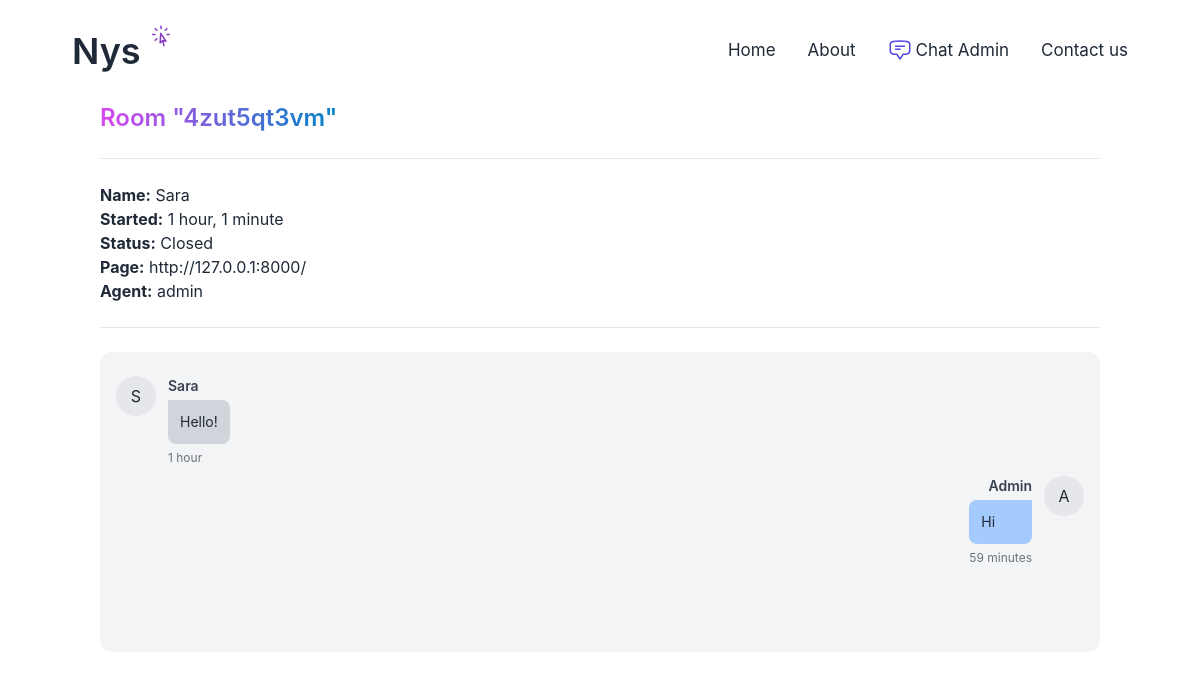
The page /chat-admin/4zut5qt3vm/ (signed in) on the database its author committed.
### chat/models.py (models this page shows, shortened)
class Room(models.Model):
    WAITING = "waiting"
    ACTIVE = "active"
    CLOSED = "closed"
    CHOICES_STATUS = [(WAITING, "Waiting"), (ACTIVE, "Active"), (CLOSED, "Closed")]
    uuid = models.CharField(max_length=255)
    client = models.CharField(max_length=255)
    agent = models.ForeignKey(
        User, related_name="rooms", blank=True, null=True, on_delete=models.SET_NULL
    )
    messages = models.ManyToManyField(Message, blank=True)
    url = models.CharField(max_length=255, blank=True, null=True)
    status = models.CharField(max_length=20, choices=CHOICES_STATUS, default=WAITING)
    created_at = models.DateTimeField(auto_now_add=True)
    class Meta:
        ordering: ["-created_at"]

class Message(models.Model):
    body = models.TextField()
    sent_by = models.CharField(max_length=255)
    created_at = models.DateTimeField(auto_now_add=True)
    created_by = models.ForeignKey(
        User, blank=True, null=True, on_delete=models.SET_NULL
    )
    class Meta:
        ordering: "created_at"

### account/models.py (models this page shows)
class User(AbstractBaseUser, PermissionsMixin):
    AGENT = 'agent'
    MANAGER = 'manager'
    ROLES_CHOICES = (
        (AGENT, 'Agent'),
        (MANAGER, 'Manager'),
    )
    id = models.UUIDField(primary_key=True, default=uuid.uuid4, editable=False)
    email = models.EmailField(unique=True)
    name = models.CharField(max_length=255, blank=True, default='')
    role = models.CharField(max_length=20, choices=ROLES_CHOICES, default=AGENT)
    is_active = models.BooleanField(default=True)
    is_superuser = models.BooleanField(default=False)
    is_staff = models.BooleanField(default=False)
    date_joined = models.DateTimeField(default=timezone.now)
    last_login = models.DateTimeField(blank=True, null=True)
    objects = CustomUserManager()
    USERNAME_FIELD = 'email'
    EMAIL_FIELD = 'email'
    REQUIRED_FIELDS = ['name']

### chat/views.py (the view)
# urls.py: path("chat-admin/<str:uuid>/", views.room, name="room"),
@login_required
def room(request, uuid):
    room = Room.objects.get(uuid=uuid)
    if room.status == Room.WAITING:
        room.status = Room.ACTIVE
        room.agent = request.user
        room.save()
    return render(request, "chat/room.html", {"room": room})

### chat/templatetags/chatextras.py (called while the page is built)
@register.filter(name="initials")
def initials(value):
    initials = ""
    for name in value.split(" "):
        if name and len(initials) < 3:
            initials += name[0].upper()
    return initials

### chat/templates/chat/room.html (shortened to what this page needs)
{% extends 'core/base.html' %}
{% load chatextras %}
{% load static %}
{% block content %}
<h1 class="text-2xl font-semibold text-gray-900 md:text-3xl lg:text-4xl"><span class="text-transparent bg-clip-text bg-gradient-to-r to-sky-600 from-fuchsia-500">Room "{{ room.uuid }}"</span></h1>
<hr class="my-6" />
<p class="mb-6">
  <b>Name:</b> {{ room.client }} <br />
  <b>Started:</b> {{ room.created_at|timesince }} <br />
  <b>Status:</b> {{ room.get_status_display }} <br />
  <b>Page:</b> {{ room.url }} <br />
  <b>Agent:</b> {% firstof room.agent.name 'None yet...' %} <br />
</p>
<hr class="my-6" />
<div
  id="chat_log"
  class="relative mb-4 p-4 bg-gray-100 rounded-xl h-[300px] overflow-x-hidden flex flex-col flex-grow"
>
  {% for message in room.messages.all %}
  <div
    class="flex w-full max-w-md mt-2 space-x-3 {% if message.created_by %} ml-auto justify-end {% endif %}"
  >
    {% if not message.created_by %}
    <div
      class="flex-shrink-0 h-10 w-10 rounded-full bg-gray-200 text-center pt-2"
    >
      {{ message.sent_by|initials }}
    </div>
    {% endif %}
    <div>
      <div class="text-sm capitalize mb-1 text-gray-700 {% if message.created_by %} text-right {% endif %}">
        <span class="font-semibold">
          {{ message.sent_by }}
        </span>
      </div>
      <div
        class=" p-3 rounded-b-lg {% if not message.created_by %} rounded-r-lg rounded-bl-lg bg-gray-300 {% else %} rounded-l-lg rounded-br-lg bg-blue-300 {% endif %}"
      >
        <p class="text-sm">{{ message.body }}</p>
      </div>
      <span class="text-xs text-gray-500 leading-none">
        {{ message.created_at|timesince }}
      </span>
    </div>
    {% if message.created_by %}
    <div
      class="flex-shrink-0 h-10 w-10 rounded-full bg-gray-200 text-center pt-2"
    >
      {{ message.sent_by|initials }}
    </div>
    {% endif %}
  </div>
  {% endfor %}
</div>
{% endblock %}

### rows shown on the page
Room: client "Sara", created_at "1 hour, 1 minute", status "Closed", url "http://127.0.0.1:8000/", agent.name "admin"
Message: sent_by|initials "S", sent_by "Sara", body "Hello!", created_at "1 hour"
Message: sent_by "Admin", body "Hi", created_at "59 minutes", sent_by|initials "A"
